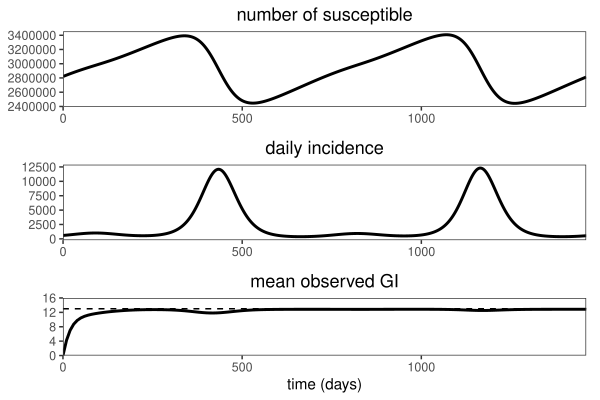

This chart was generated by the following R code:
library(deSolve)
library(dplyr)
library(ggplot2); theme_set(theme_bw())
library(gridExtra)

intrinsic_fun <- function(tau, parm) {
	with(as.list(parm), {
		sigma*gamma/(gamma-sigma) * (exp(-sigma*tau)-exp(-gamma*tau))
	})
}

## ode

measles.ode <- function(t, y, parms) {
	with(as.list(c(y, parms)), {
		
		beta <- b0 * (1 + b1 * cos(2 * pi * t/period))
		
		incidence <- beta * S * I/N
		
		dS <- mu * (N-S) - incidence
		dE <- incidence - (sigma+mu)*E
		dI <- sigma*E - (gamma+mu)*I
		dR <- (gamma+mu)*I - mu*R
		list(c(dS, dE, dI, dR))
	})
}

sumfun <- function(out,
				   tmax,
				   t,
				   parm,
				   tauby=5) {
	incidence <- out$incidence
	c.incidence <- cumsum(incidence)
	
	genden <- intrinsic_fun(t, parm)
	
	censor <- function(tau, tmax) {
		m <- which(t==tmax)
		total <- c.incidence[m]
		
		i <- which(t==tau)
		
		sum(incidence[1:(m-i+1)] * out$S[i:m]/parm[["N"]])*genden[i]
	}
	
	mean.censor <- function(tmax) {
		if (tmax<=0){
			return(0)
		} else{
			t <- t[t <= tmax]
			
			dc <- sapply(t, censor, tmax=tmax)
			return(sum(dc*t)/sum(dc))
		}
	}
	
	tau <- seq(0, tmax, tauby)
	cm <- sapply(tau, mean.censor)
	
	censor.df <- data.frame(
		t=tau
		, mean=cm
	)
	
	censor.df
}

parms <- c(
	b0=1250/365,
	b1=0.15,
	sigma=1/8,
	gamma=1/5,
	mu=1/50/365,
	period=365,
	N=5e7
)

y <- c(S=0.05, E=0.0001, I=0.0001, R=1-0.05-0.0001-0.0001) * 5e7

dt <- 1
dt2 <- 0.2
tmax <- 43 * 365
tmax2 <- 4 * 365
t <- seq(0, tmax, dt)
t2 <- seq(0, tmax2, dt2)
out1 <- as.data.frame(rk(y, t, measles.ode, parms))

y2 <- unlist(tail(out1, 1)[-1])
out2 <- as.data.frame(rk(y2, t2, measles.ode, parms))

out2$incidence <- with(as.list(parms), {
	b0 * (1 + b1 * cos(2 * pi * t2/period)) * out2$S * out2$I/N
})

gensum <- sumfun(out2, tmax2, t2, parms, tauby=10)

g1 <- ggplot(out2, aes(time, S)) +
	geom_line(lwd=1) +
	scale_y_continuous("susceptible") +
	scale_x_continuous(expand=c(0,0)) +
	ggtitle("number of susceptible") +
	theme(
		plot.title = element_text(hjust = 0.5),
		panel.grid=element_blank(),
		axis.title.x=element_blank(),
		axis.title.y=element_blank(),
		plot.margin=unit(c(5.5, 10, 5.5, 5.5), "points"),
		strip.background = element_blank(),
		panel.spacing = unit(0, "cm")
	)

g2 <- ggplot(out2, aes(time, incidence)) +
	geom_line(lwd=1) +
	scale_y_continuous("daily incidence") +
	scale_x_continuous(expand=c(0,0)) +
	ggtitle("daily incidence") +
	theme(
		plot.title = element_text(hjust = 0.5),
		panel.grid=element_blank(),
		axis.title.x=element_blank(),
		axis.title.y=element_blank(),
		plot.margin=unit(c(5.5, 10, 5.5, 15.5), "points"),
		strip.background = element_blank(),
		panel.spacing = unit(0, "cm")
	)

g3 <- ggplot(gensum, aes(t, mean)) +
	geom_line(lwd=1) +
	geom_hline(yintercept=13, lty=2) +
	scale_y_continuous("mean observed GI", limit=c(0, 16), expand=c(0,0)) +
	scale_x_continuous("time (days)", expand=c(0,0)) +
	ggtitle("mean observed GI") +
	theme(
		plot.title = element_text(hjust = 0.5),
		panel.grid=element_blank(),
		axis.title.y=element_blank(),
		plot.margin=unit(c(5.5, 10, 5.5, 30.5), "points"),
		strip.background = element_blank(),
		panel.spacing = unit(0, "cm")
	)
	

gg_temporal <- arrangeGrob(g1, g2, g3, nrow=3)

ggsave("measles.pdf", gg_temporal, width=6, height=4)
